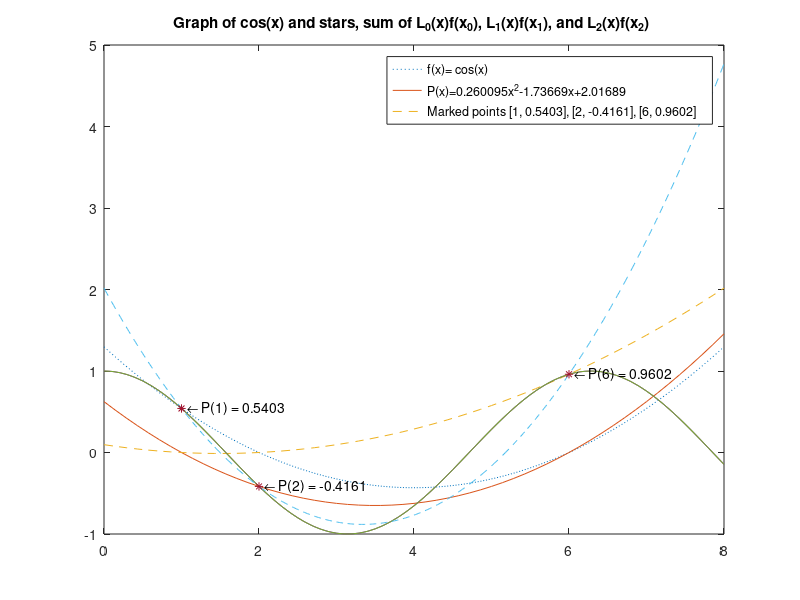

The MATLAB source for this figure: (Note: this script raises an error after producing the figure.)
fplot('0.5403*(x^2-8*x+12)/5',[0,8],':');
hold on
fplot('(0.4161)*(x^2-7*x+6)/4',[0,8],'-');
fplot('0.9602*(x^2-3*x+2)/20',[0,8],'--');
title('L_{0}(x)f(x_{0}),  L_{1}(x)f(x_{1}),  L_{2}(x)f(x_{2}) from [0, 8]')
legend('y = 0.10806(x^2-8*x+12)','y = 0.104025(x^2-7*x+6)','y = 0.04801(x^2-3*x+2)')

x = 0:0.1:8;
y = cos(x);
plot(x,y)
title('cosine of x');
hold on

Marked = [1 cos(1); 2 cos(2); 6, cos(6);];

fplot('cos(x)', [0,8],'-')
hold on
fplot('0.5403*(x^2-8*x+12)/5+(0.4161)*(x^2-7*x+6)/4+0.9602*(x^2-3*x+2)/20',[0,8],'--');

Marked = [1 cos(1); 2 cos(2); 6, cos(6);];
plot(Marked(:,1),Marked(:,2),'*');
legend('f(x)= cos(x)', 'P(x)=0.260095x^{2}-1.73669x+2.01689','Marked points [1, 0.5403], [2, -0.4161], [6, 0.9602]')
title('Graph of cos(x) and stars, sum of L_{0}(x)f(x_{0}), L_{1}(x)f(x_{1}), and L_{2}(x)f(x_{2}) ')

x1 = 1;
y1 = 0.5403;
str1 = '  \leftarrow P(1) = 0.5403';
text(x1,y1,str1)

x2 = 2;
y2 = -0.4161;
str2 = '  \leftarrow P(2) = -0.4161';
text(x2,y2,str2)

x3 = 6;
y3 = 0.9602;
str3 = '  \leftarrow P(6) = 0.9602 ';
text(x3,y3,str3)


X = [1 2 5 6 7 9 10 13 17];
Y = [1.67 3 4.7 3.9 2.8 5.7 6.6 7.5 6.7 3.2 -1.25];
pp = spline(X,Y);
[b,c] = unmkpp(pp)




for i = 1:8, x(i,:) = linspace(b(i),b(i+1),50); 
    end
for i = 1:8,y(i,:) = c(i,1)*(x(i,:)-b(i)).^3 + ...
    c(i,2)*(x(i,:)-b(i)).^2 + ...
    c(i,3)*(x(i,:)-b(i)) + ...
    c(i,4);
    end
for i = 1:4,plot( x(2*i-1,:),y(2*i-1,:),':',x(2*i,:),y(2*i,:),'-');
hold on;
end
title('PIECEWISE POLYNOMIALS');
legend('1','2','3','4','5','6,','7','8','Location','south');